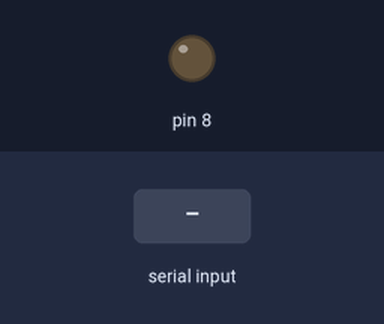
Simulated run of this sketch. Board: Arduino Uno, built with avr-gcc and run on an emulated ATmega328P. Shown: output pins drawn as LEDs (lit = HIGH). The inputs (shaded band) are chosen by the test bench.

Above: at 1.2 s.
1.3 s: "V200,0,1\n" received over Serial
At 1.4 s:
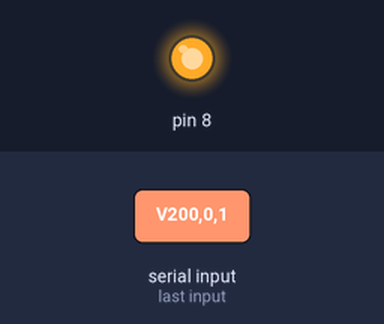
3.0 s: "V,150\n" received over Serial
At 3.7 s:
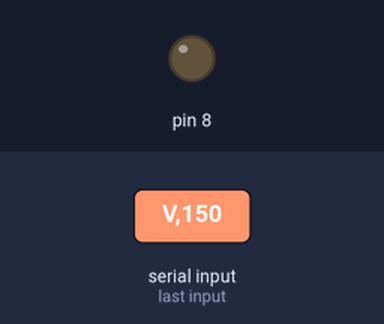
4.5 s: "V200,0,1\n" received over Serial
At 4.6 s:
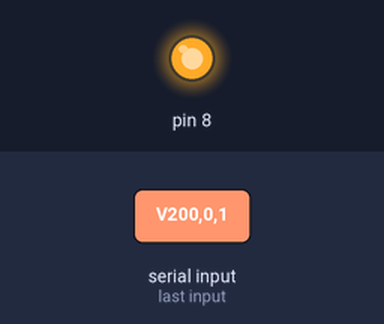
Timing chart, 0 to 7.5 s (numbered marks = the images above; inputs shaded):
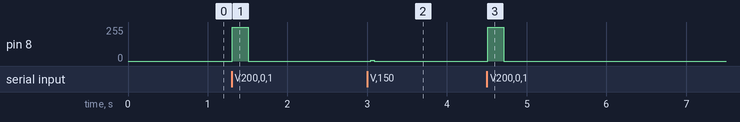

The sketch:

vibration_motor.ino
```cpp
void setup() { Serial.begin(9600); pinMode(8, OUTPUT); }

void loop() {
  if (Serial.available()) {
    String cmd = Serial.readStringUntil('\n'); // "V200,0,1"
    if (cmd.startsWith("V")) {
      int on_ms   = cmd.substring(1, cmd.indexOf(',')).toInt();
      int rest    = cmd.indexOf(',') + 1;
      int off_ms  = cmd.substring(rest, cmd.lastIndexOf(',')).toInt();
      int repeats = cmd.substring(cmd.lastIndexOf(',') + 1).toInt();
      for (int i = 0; i < repeats; i++) {
        digitalWrite(8, HIGH); delay(on_ms);
        digitalWrite(8, LOW);  if (off_ms > 0) delay(off_ms);
      }
    }
  }
}
```

Measured:
- after the input at 1.3 s, pin 8: 0/255 → 255/255 at once, → 0/255 0.20 s later
- after the input at 3.0 s, pin 8: 0/255 → 7/255 after 0.05 s, → 0/255 0.04 s later
- after the input at 4.5 s, pin 8: 0/255 → 255/255 at once, → 0/255 0.20 s later
